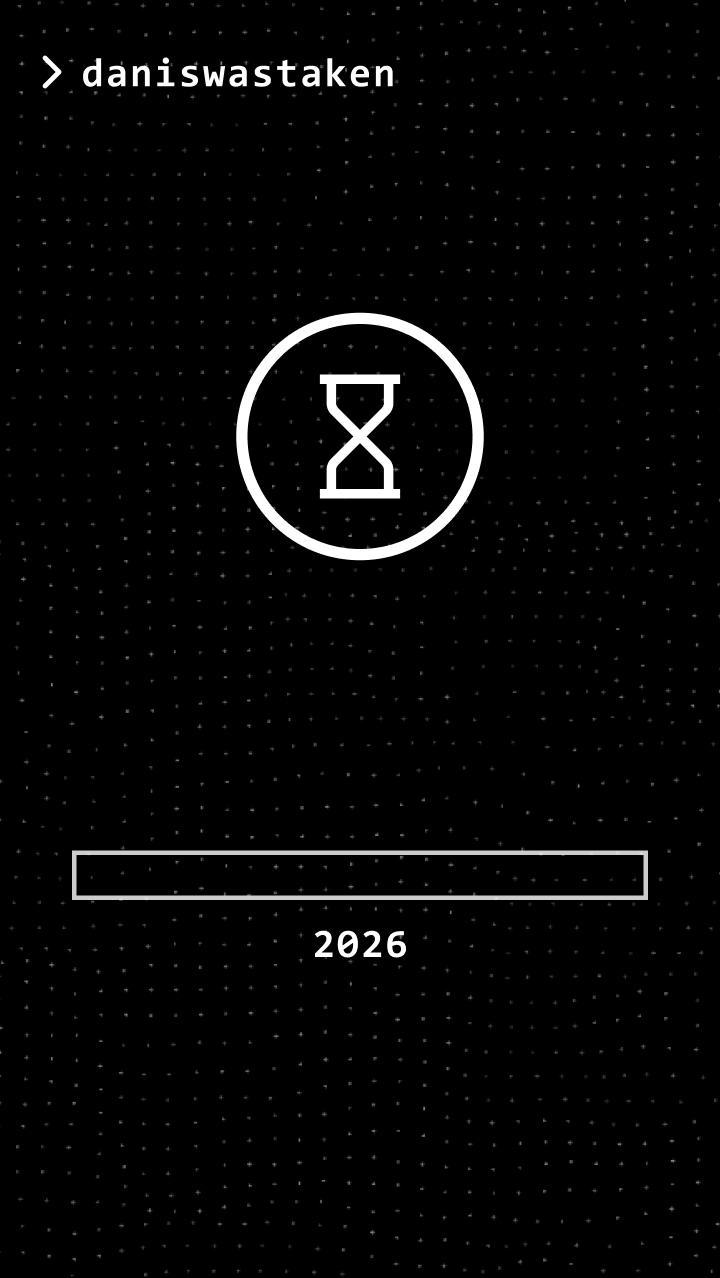
#> input picture img_base.png, 720 x 1278 px; the run also reads 1 picture not shown here
$ python generate.py
#> lines starting #> are read from the running program, lines starting #| are printed output that depends on the picture
import os
import random
import sys
from PIL import Image, ImageDraw, ImageFont
from datetime import datetime

# Configuration
SCRIPT_DIR = os.path.dirname(os.path.abspath(__file__))
FONT_PATH = os.path.join(SCRIPT_DIR, "consolasb.ttf")
OUTPUT_PATH = os.path.join(SCRIPT_DIR, "final_status.jpg")
OVERLAY_IMAGE_PATH = os.path.join(SCRIPT_DIR, "overlay_image.png")
FALLBACK_IMAGE = os.path.join(SCRIPT_DIR, "img_base.png")
JWST_DIR = os.path.join(SCRIPT_DIR, "jwst")
STATE_FILE = os.path.join(SCRIPT_DIR, "current_image.txt")

# Ensure jwst directory exists
os.makedirs(JWST_DIR, exist_ok=True)

# Dimensions & Output
FINAL_SIZE = (720, 1278)
TEXT_POSITION = (360, 700)  # Centered horizontally
PROGRESS_BAR_START = (81, 860)
PROGRESS_BAR_MAX_WIDTH = 558
PROGRESS_BAR_HEIGHT = 30
FONT_SIZE = 75

# Colors
WHITE = (255, 255, 255)
BAR_COLOR = (255, 255, 255)

def calculate_year_progress():
    """Calculate the current year's progress as a percentage."""
    now = datetime.now()
    year_start = datetime(now.year, 1, 1)
    year_end = datetime(now.year + 1, 1, 1)
    total_seconds = (year_end - year_start).total_seconds()
    elapsed_seconds = (now - year_start).total_seconds()
    return round((elapsed_seconds / total_seconds) * 100, 2)

def get_local_background(specific_image=None):
    """Get the next image from the jwst/ directory. If specific_image is provided, use it."""
    valid_extensions = ('.jpg', '.jpeg', '.png')
    images = sorted([f for f in os.listdir(JWST_DIR) if f.lower().endswith(valid_extensions)], reverse=True)

    if not images:
        print("jwst/ directory is empty. Using fallback background...")
        if os.path.exists(FALLBACK_IMAGE):
            return Image.open(FALLBACK_IMAGE).convert("RGBA")
#> returned value is the input picture: PIL image 720x1278 RGBA; mean R, G, B, A 6.8, 6.8, 6.8, 255
        return Image.new("RGBA", FINAL_SIZE, (0, 0, 0, 255))

    chosen_file = None

    # Check if a specific image was requested
    if specific_image:
        if specific_image in images:
            chosen_file = specific_image
            print(f"Manual override: Using specific image {chosen_file}")
        else:
            # Try appending extension if missing
            for ext in valid_extensions:
                if f"{specific_image}{ext}" in images:
                    chosen_file = f"{specific_image}{ext}"
                    print(f"Manual override: Using specific image {chosen_file}")
                    break

            if not chosen_file:
                print(f"Warning: Specific image '{specific_image}' not found in jwst/ folder. Falling back to cycle.")

    # If no specific image or not found, use the normal cycle
    if not chosen_file:
        print("Fetching image from jwst/ directory cycle...")
        # Get last used image from state file
        last_image = ""
        if os.path.exists(STATE_FILE):
            with open(STATE_FILE, "r") as f:
                last_image = f.read().strip()

        # Find index of last used image and pick the next one
        next_index = 0
        if last_image in images:
            next_index = (images.index(last_image) + 1) % len(images)

        chosen_file = images[next_index]
        print(f"Cycle using image: {chosen_file}")

    # Update state file so the cycle stays in sync
    with open(STATE_FILE, "w") as f:
        f.write(chosen_file)

    image_path = os.path.join(JWST_DIR, chosen_file)
    return Image.open(image_path).convert("RGBA")

def process_background(bg_img):
    """Aspect-fill resize and center-crop to 720x1278 (no stretching)."""
    target_w, target_h = FINAL_SIZE
    img_w, img_h = bg_img.size
#> img_w = 720; img_h = 1278

    # Calculate scale factor for aspect fill (smallest dimension fits)
    scale = max(target_w / img_w, target_h / img_h)
#> scale = 1
    new_w = int(img_w * scale)
#> new_w = 720
    new_h = int(img_h * scale)
#> new_h = 1278

    bg_img = bg_img.resize((new_w, new_h), Image.Resampling.LANCZOS)

    # Center crop to target size
    left = (new_w - target_w) / 2
#> left = 0
    top = (new_h - target_h) / 2
#> top = 0
    right = left + target_w
#> right = 720
    bottom = top + target_h
#> bottom = 1278

    return bg_img.crop((left, top, right, bottom))

def generate_status_image(specific_image=None):
    percentage = calculate_year_progress()
    bg_img = get_local_background(specific_image)
    bg_img = process_background(bg_img)

    # 30% Opaque black overlay for readability
    dark_overlay = Image.new("RGBA", bg_img.size, (0, 0, 0, int(255 * 0.3)))
    bg_img = Image.alpha_composite(bg_img, dark_overlay)
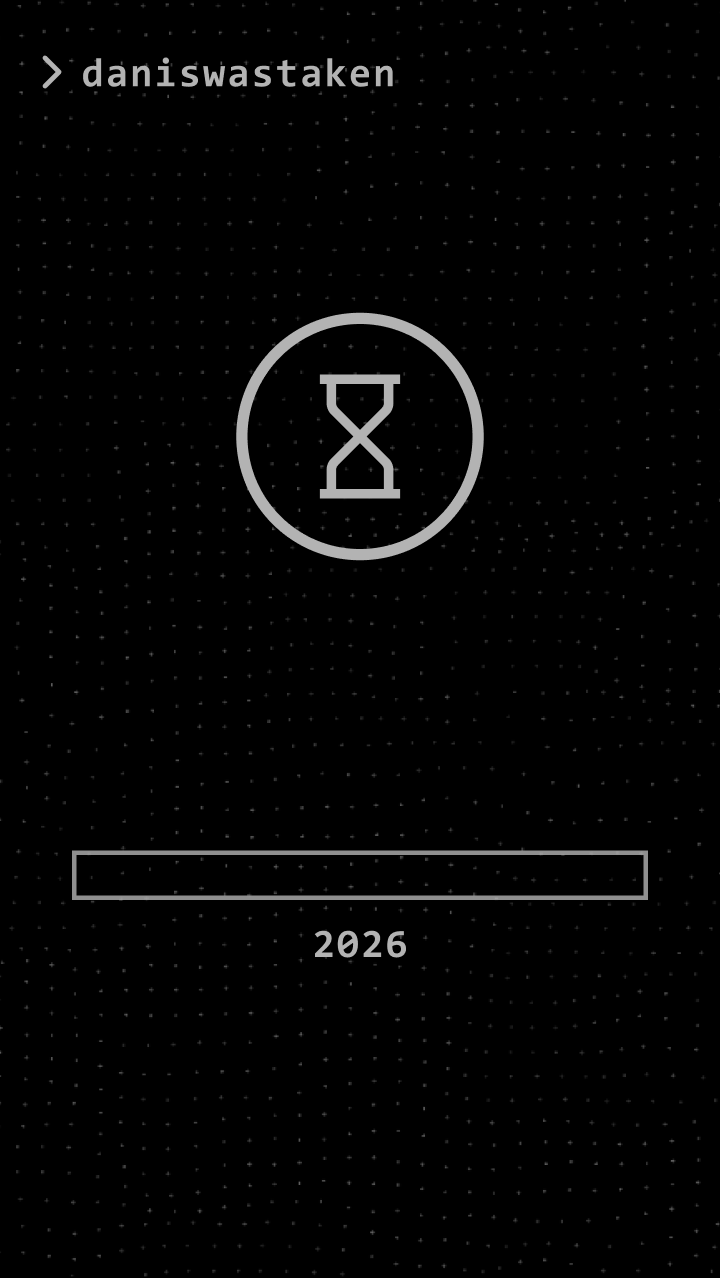
#> bg_img: PIL image 720x1278 RGBA; mean R, G, B, A 4.8, 4.8, 4.8, 255

    # Composite UI Overlay if it exists
    if os.path.exists(OVERLAY_IMAGE_PATH):
        ui_overlay = Image.open(OVERLAY_IMAGE_PATH).convert("RGBA")
        ui_overlay = ui_overlay.resize(FINAL_SIZE, Image.Resampling.LANCZOS)
        bg_img = Image.alpha_composite(bg_img, ui_overlay)
    else:
        print(f"Warning: {OVERLAY_IMAGE_PATH} not found. Skipping UI overlay.")

    # Prepare to draw text/bar
    bg_img = bg_img.convert("RGB")
#> bg_img: PIL image 720x1278 RGB
    draw = ImageDraw.Draw(bg_img)

    # Load Font
    try:
        font = ImageFont.truetype(FONT_PATH, FONT_SIZE)
    except IOError:
        print(f"Warning: {FONT_PATH} missing. Using default.")
        font = ImageFont.load_default()

    # Draw Text
    text = f"{percentage:.2f}%"
    draw.text(TEXT_POSITION, text, fill=WHITE, font=font, anchor="mm")

    # Draw Progress Bar
    fill_width = int((percentage / 100) * PROGRESS_BAR_MAX_WIDTH)
    x1, y1 = PROGRESS_BAR_START
    x2 = x1 + fill_width
    y2 = y1 + PROGRESS_BAR_HEIGHT
    draw.rectangle([x1, y1, x2, y2], fill=BAR_COLOR)

    # Save Output
    bg_img.save(OUTPUT_PATH, "JPEG", quality=95)
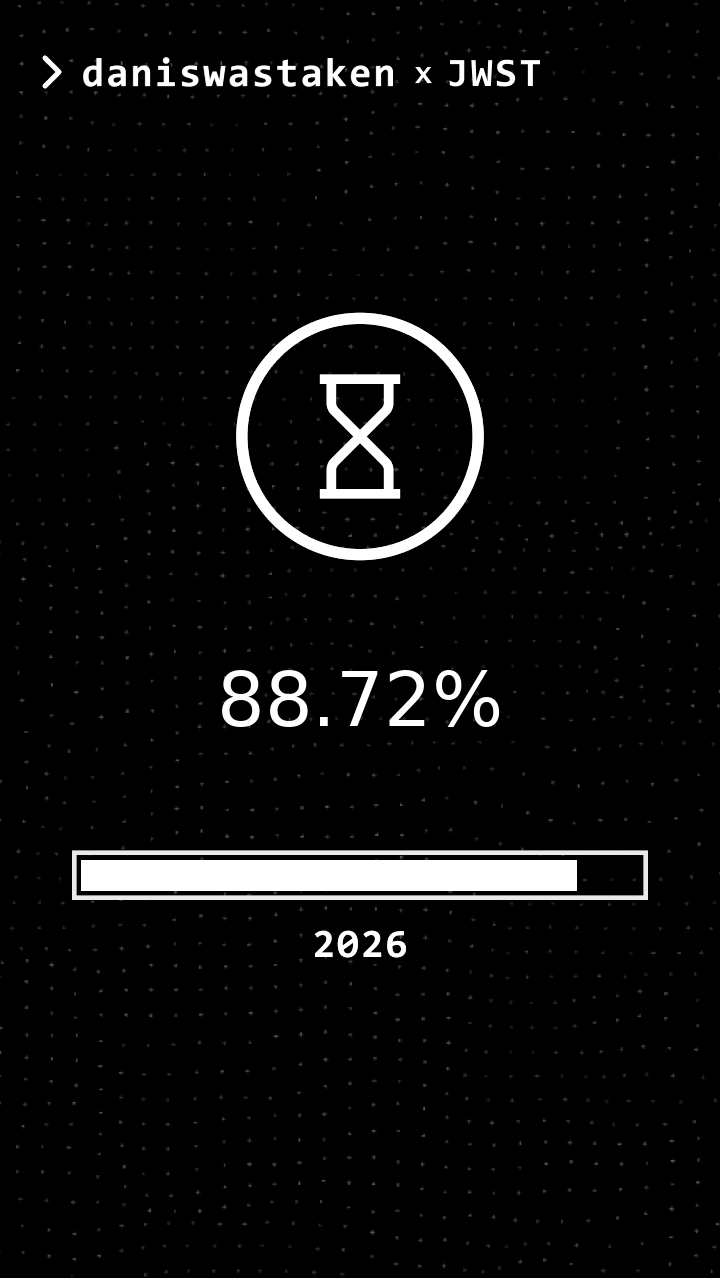
#> saved as final_status.jpg: PIL image 720x1278 RGB; min 0, max 255, mean 12.7
    print(f"Generated: {OUTPUT_PATH}")
    print(f"Year Progress: {percentage:.2f}%")

if __name__ == "__main__":
    # Check for specific image argument
    requested_img = sys.argv[1] if len(sys.argv) > 1 else None
    generate_status_image(requested_img)
